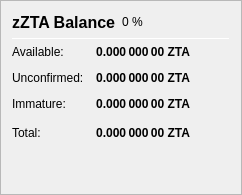
                   <widget class="QFrame" name="frame_ZerocoinBalances">
                    <property name="frameShape">
                     <enum>QFrame::StyledPanel</enum>
                    </property>
                    <property name="frameShadow">
                     <enum>QFrame::Raised</enum>
                    </property>
                    <layout class="QVBoxLayout" name="verticalLayout_7">
                     <item>
                      <layout class="QHBoxLayout" name="horizontalLayout_8" stretch="0,0,0">
                       <item>
                        <widget class="QLabel" name="label_5z_3">
                         <property name="minimumSize">
                          <size>
                           <width>0</width>
                           <height>20</height>
                          </size>
                         </property>
                         <property name="font">
                          <font>
                           <pointsize>12</pointsize>
                           <weight>75</weight>
                           <bold>true</bold>
                          </font>
                         </property>
                         <property name="text">
                          <string>zZTA Balance</string>
                         </property>
                        </widget>
                       </item>
                       <item>
                        <widget class="QLabel" name="labelzZTAPercent">
                         <property name="text">
                          <string notr="true">0 %</string>
                         </property>
                        </widget>
                       </item>
                       <item>
                        <spacer name="horizontalSpacer_11">
                         <property name="orientation">
                          <enum>Qt::Horizontal</enum>
                         </property>
                         <property name="sizeHint" stdset="0">
                          <size>
                           <width>40</width>
                           <height>20</height>
                          </size>
                         </property>
                        </spacer>
                       </item>
                      </layout>
                     </item>
                     <item>
                      <widget class="Line" name="line_ZerocoinBalance">
                       <property name="minimumSize">
                        <size>
                         <width>0</width>
                         <height>1</height>
                        </size>
                       </property>
                       <property name="maximumSize">
                        <size>
                         <width>16777215</width>
                         <height>1</height>
                        </size>
                       </property>
                       <property name="orientation">
                        <enum>Qt::Horizontal</enum>
                       </property>
                      </widget>
                     </item>
                     <item>
                      <layout class="QGridLayout" name="gridLayout_5">
                       <property name="spacing">
                        <number>12</number>
                       </property>
                       <item row="1" column="0">
                        <widget class="QLabel" name="labelzBalanceMatureText">
                         <property name="toolTip">
                          <string>Mature: more than 20 confirmation and more than 1 mint of the same denomination after it was minted.
These zZTA are spendable.</string>
                         </property>
                         <property name="text">
                          <string>Available:</string>
                         </property>
                        </widget>
                       </item>
                       <item row="1" column="1">
                        <widget class="QLabel" name="labelzBalanceMature">
                         <property name="font">
                          <font>
                           <weight>75</weight>
                           <bold>true</bold>
                          </font>
                         </property>
                         <property name="toolTip">
                          <string>Mature: more than 20 confirmation and more than 1 mint of the same denomination after it was minted.
These zZTA are spendable.</string>
                         </property>
                         <property name="text">
                          <string notr="true">0.000 000 00 ZTA</string>
                         </property>
                         <property name="alignment">
                          <set>Qt::AlignRight|Qt::AlignTrailing|Qt::AlignVCenter</set>
                         </property>
                        </widget>
                       </item>
                       <item row="2" column="0">
                        <widget class="QLabel" name="labelzBalanceUnconfirmedText">
                         <property name="toolTip">
                          <string>Unconfirmed: less than 20 confirmations
Immature: confirmed, but less than 1 mint of the same denomination after it was minted</string>
                         </property>
                         <property name="text">
                          <string>Unconfirmed:</string>
                         </property>
                        </widget>
                       </item>
                       <item row="2" column="1">
                        <widget class="QLabel" name="labelzBalanceUnconfirmed">
                         <property name="font">
                          <font>
                           <weight>75</weight>
                           <bold>true</bold>
                          </font>
                         </property>
                         <property name="toolTip">
                          <string>Unconfirmed: less than 20 confirmations
Immature: confirmed, but less than 1 mint of the same denomination after it was minted</string>
                         </property>
                         <property name="text">
                          <string notr="true">0.000 000 00 ZTA</string>
                         </property>
                         <property name="alignment">
                          <set>Qt::AlignRight|Qt::AlignTrailing|Qt::AlignVCenter</set>
                         </property>
                        </widget>
                       </item>
                       <item row="3" column="0">
                        <widget class="QLabel" name="labelzBalanceImmatureText">
                         <property name="toolTip">
                          <string>Unconfirmed: less than 20 confirmations
Immature: confirmed, but less than 1 mint of the same denomination after it was minted</string>
                         </property>
                         <property name="text">
                          <string>Immature:</string>
                         </property>
                        </widget>
                       </item>
                       <item row="3" column="1">
                        <widget class="QLabel" name="labelzBalanceImmature">
                         <property name="font">
                          <font>
                           <weight>75</weight>
                           <bold>true</bold>
                          </font>
                         </property>
                         <property name="toolTip">
                          <string>Unconfirmed: less than 20 confirmations
Immature: confirmed, but less than 1 mint of the same denomination after it was minted</string>
                         </property>
                         <property name="text">
                          <string notr="true">0.000 000 00 ZTA</string>
                         </property>
                         <property name="alignment">
                          <set>Qt::AlignRight|Qt::AlignTrailing|Qt::AlignVCenter</set>
                         </property>
                        </widget>
                       </item>
                       <item row="4" column="0">
                        <widget class="QLabel" name="labelzBalanceText">
                         <property name="toolTip">
                          <string>Your current zZTA balance, unconfirmed and immature zZTA included.</string>
                         </property>
                         <property name="text">
                          <string>Total:</string>
                         </property>
                        </widget>
                       </item>
                       <item row="4" column="1">
                        <widget class="QLabel" name="labelzBalance">
                         <property name="font">
                          <font>
                           <weight>75</weight>
                           <bold>true</bold>
                          </font>
                         </property>
                         <property name="cursor">
                          <cursorShape>IBeamCursor</cursorShape>
                         </property>
                         <property name="toolTip">
                          <string>Your current zZTA balance, unconfirmed and immature zZTA included.</string>
                         </property>
                         <property name="text">
                          <string notr="true">0.000 000 00 ZTA</string>
                         </property>
                         <property name="alignment">
                          <set>Qt::AlignRight|Qt::AlignTrailing|Qt::AlignVCenter</set>
                         </property>
                         <property name="textInteractionFlags">
                          <set>Qt::LinksAccessibleByMouse|Qt::TextSelectableByKeyboard|Qt::TextSelectableByMouse</set>
                         </property>
                        </widget>
                       </item>
                       <item row="4" column="2">
                        <spacer name="horizontalSpacer_4">
                         <property name="orientation">
                          <enum>Qt::Horizontal</enum>
                         </property>
                         <property name="sizeHint" stdset="0">
                          <size>
                           <width>40</width>
                           <height>20</height>
                          </size>
                         </property>
                        </spacer>
                       </item>
                      </layout>
                     </item>
                     <item>
                      <spacer name="verticalSpacer_4">
                       <property name="orientation">
                        <enum>Qt::Vertical</enum>
                       </property>
                       <property name="sizeHint" stdset="0">
                        <size>
                         <width>20</width>
                         <height>40</height>
                        </size>
                       </property>
                      </spacer>
                     </item>
                    </layout>
                   </widget>
